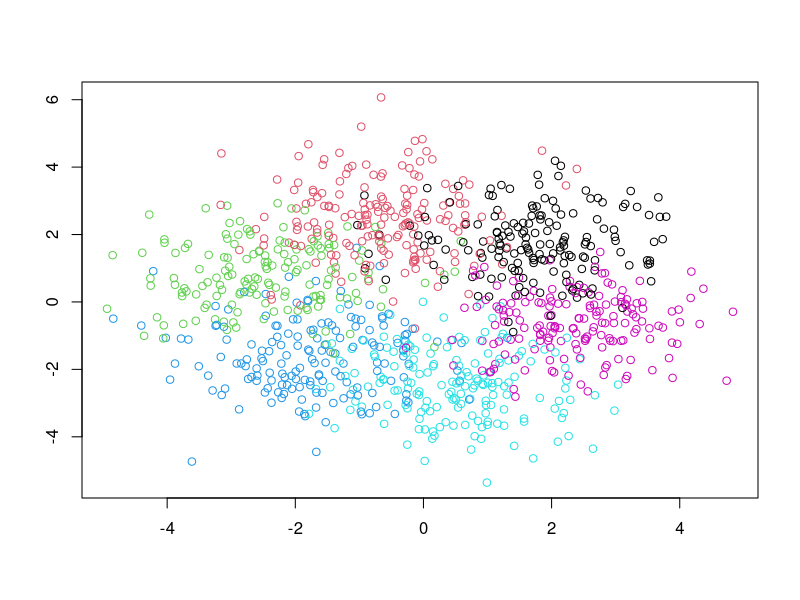
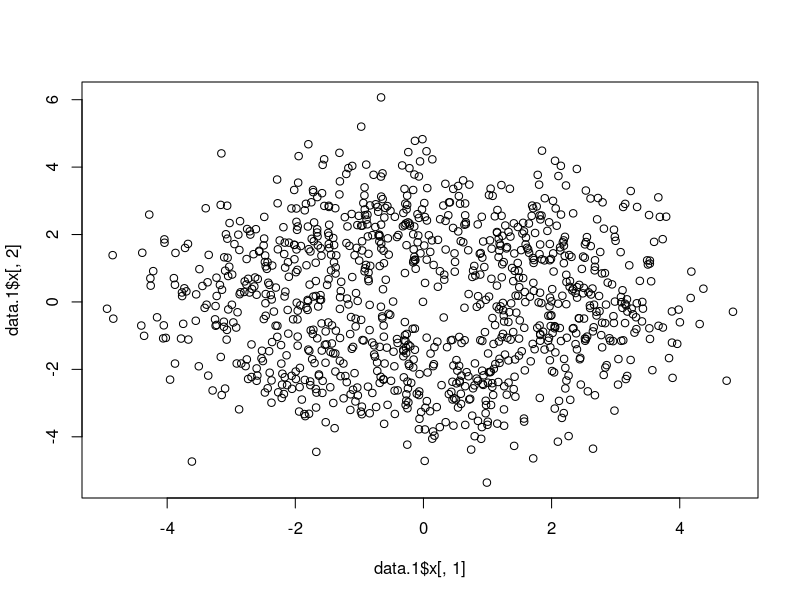
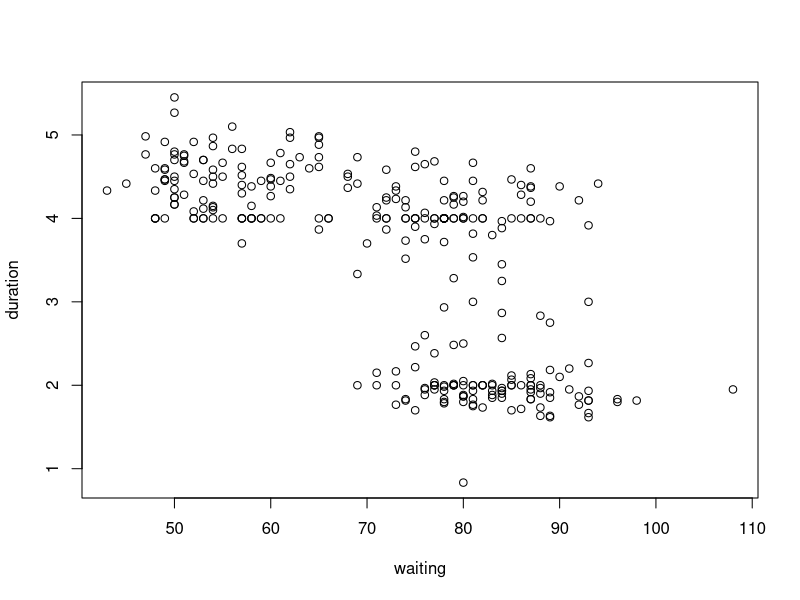
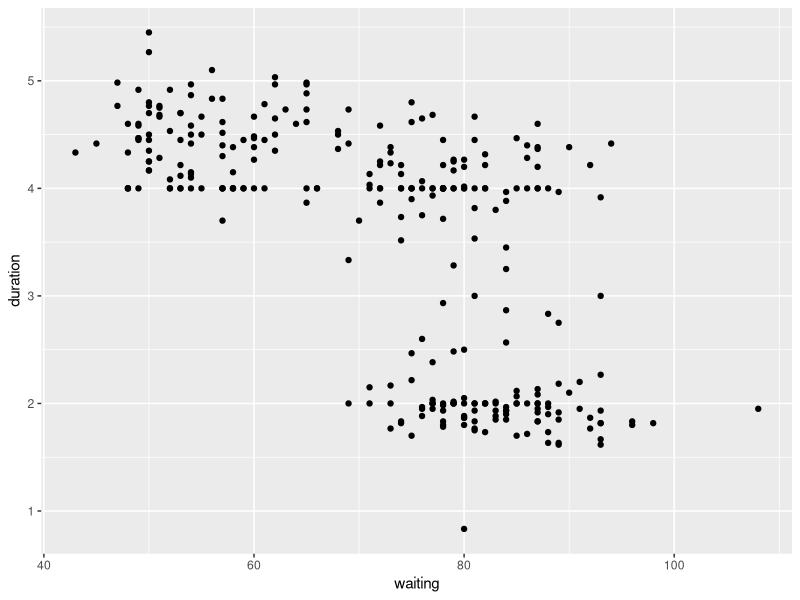

These charts were generated, in order, by the following R code:
####################################################################
# Machine Learning - MIRI
# Lluís A. Belanche

# LAB 2: Clustering (k-means and E-M) practise
# version of February 2019
####################################################################

# Choose one of these exercises to practice

####################################################################
## Exercise 1:  Clustering artificial 2-D CIRCLE DATA

library(mlbench)

# We generate 2D data: each of the clusters is a 2-D Gaussian. The centers are equally spaced 
# on a circle around the origin with radius r
# The covariance matrices are of the form sigma^2 I (sd^2 parameter in  mlbench.2dnormals())

N <- 1000
K <- 6

# the clusters
data.1 <- mlbench.2dnormals (N,K)
plot(data.1)

# the raw data (what the clustering method will receive)

plot(x=data.1$x[,1], y=data.1$x[,2])


## Do the following (in separate sections)

# 1. Decide beforehand which clustering method will work best and with which settings.
#    Hint: have a look at the way the data is generated: ?mlbench.2dnormals
# 2. Apply k-means a number of times with fixed K=6 and observe the results
# 3. Apply k-means with a choice of K values of your own and monitor the CH index; which K looks better?
# 4. Apply E-M with K=6 and observe the results (means, coefficients and covariances)
# 5. Check the results against tour expectations (#1.)

####################################################################
## Exercise 2:  Clustering real 2-D data

## This exercise involves the use of the 'Geyser' data set, which contains data from the ‘Old Faithful’ geyser 
## in Yellowstone National Park, Wyoming. 

## the MASS library seems to contain the best version of the data
library(MASS)

help(geyser, package="MASS")

summary(geyser)

plot(geyser)

## with ggplot2, maybe we get better plots:
library(ggplot2)

qplot(waiting, duration, data=geyser)

# 6. Decide beforehand which clustering method will work best and with which settings.
#    No hint this time, this is a real dataset
# 7. Apply k-means with different values of K and observe the results
# 8. Apply k-means 100 times, get averages of the CH index, and decide the best value of K. Does it work?
# 9. Apply E-M with a family of your choice ("spherical", "diagonal", etc), with the best value fo K delivered by k-means
# 10. Choose the model and number of clusters with the largest BIC

# 11. Apply E-M again with a family of your choice ("spherical", "diagonal", etc), this time letting BIC decide the best number of clusters
#     The easiest way to inspect the final results is with summary() of your mixmodCluster() call
# 12. Once you're done, try and plot the results; just plot() the result of mixmodCluster()

####################################################################
## Exercise 3:  Clustering real multi-dimensional data

## This exercise involves the use of the 'Auto' data set, which we introduced in a previous lab session

# 13. Get the Auto data, redo the preprocessing
# 14. Apply E-M again with a family of your choice ("spherical", "diagonal", etc), letting BIC decide the best
#     number of clusters
# 15. Inspect and report the results of your clustering
#     Warning: do not directly plot() the results, it takes a long time
# 16. Use the clusplot() function in {cluster}
#     Like this:
#        library(cluster)
#        clusplot(Auto, z@bestResult@partition, color=TRUE, shade=TRUE, labels=2, lines=0)
#     please do consult ?clusplot.default


# Your code starts here ...
